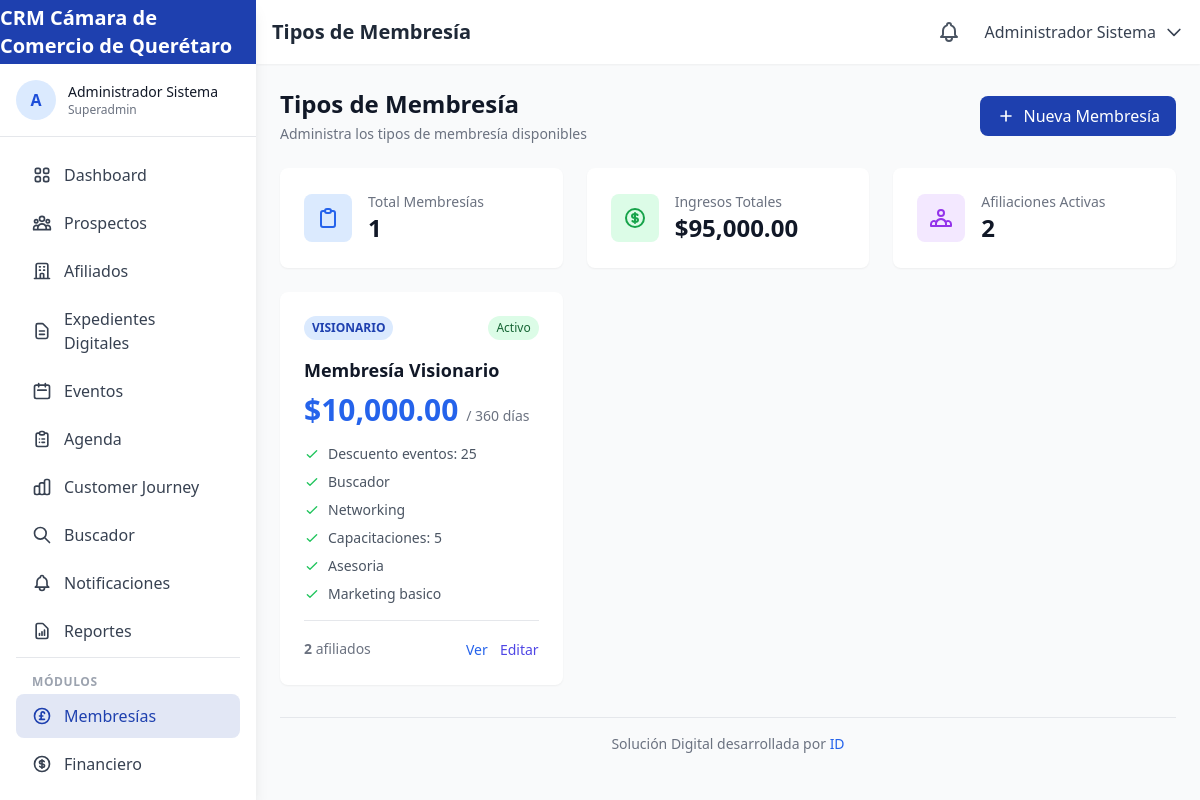
The page /membresias (signed in) on the database its author committed.
### tables this page shows
CREATE TABLE IF NOT EXISTS `membership_types` (
    `id` INT UNSIGNED AUTO_INCREMENT PRIMARY KEY,
    `name` VARCHAR(100) NOT NULL,
    `code` VARCHAR(20) NOT NULL UNIQUE,
    `price` DECIMAL(10,2) NOT NULL,
    `duration_days` INT DEFAULT 360,
    `benefits` JSON,
    `is_active` TINYINT(1) DEFAULT 1,
    `created_at` TIMESTAMP DEFAULT CURRENT_TIMESTAMP
);

### app/views/memberships/index.php (the view, shortened to what the rows shown need)
<div class="space-y-6">
    <div class="flex flex-col sm:flex-row sm:items-center sm:justify-between">
        <div>
            <h2 class="text-2xl font-bold text-gray-900">Tipos de Membresía</h2>
        </div>
    </div>
    <div class="grid grid-cols-1 md:grid-cols-2 lg:grid-cols-3 gap-6">
        <?php foreach ($memberships as $membership): ?>
        <div class="bg-white rounded-lg shadow-sm overflow-hidden">
            <div class="p-6 <?php echo $membership['is_active'] ? '' : 'opacity-50'; ?>">
                <div class="flex items-center justify-between mb-4">
                    <span class="px-2 py-1 text-xs font-semibold rounded-full bg-blue-100 text-blue-800">
                        <?php echo htmlspecialchars($membership['code']); ?>
                    </span>
                    <span class="px-2 py-1 text-xs rounded-full <?php echo $membership['is_active'] ? 'bg-green-100 text-green-800' : 'bg-red-100 text-red-800'; ?>">
                        <?php echo $membership['is_active'] ? 'Activo' : 'Inactivo'; ?>
                    </span>
                </div>
                <h3 class="text-lg font-semibold text-gray-900 mb-2">
                    <?php echo htmlspecialchars($membership['name']); ?>
                </h3>
                <p class="text-3xl font-bold text-blue-600 mb-4">
                    $<?php echo number_format($membership['price'], 2); ?>
                    <span class="text-sm font-normal text-gray-500">/ <?php echo $membership['duration_days']; ?> días</span>
                </p>
                <?php
                $benefits = json_decode($membership['benefits'] ?? '{}', true);
                if (!empty($benefits)):
                ?>
                <ul class="space-y-2 mb-4">
                    <?php foreach ($benefits as $key => $value): ?>
                    <li class="flex items-center text-sm text-gray-600">
                        <svg class="w-4 h-4 text-green-500 mr-2" fill="none" stroke="currentColor" viewBox="0 0 24 24">
                            <path stroke-linecap="round" stroke-linejoin="round" stroke-width="2" d="M5 13l4 4L19 7"/>
                        </svg>
                        <?php
                        $label = str_replace('_', ' ', ucfirst($key));
                        echo htmlspecialchars($label);
                        if ($value !== true && $value !== 1) {
                            echo ': ' . htmlspecialchars($value);
                        }
                        ?>
                    </li>
                    <?php endforeach; ?>
                </ul>
                <?php endif; ?>
                <div class="flex justify-between items-center pt-4 border-t">
                    <div class="text-sm text-gray-500">
                        <span class="font-semibold"><?php echo $membership['active_affiliations'] ?? 0; ?></span> afiliados
                    </div>
                    <div class="space-x-2">
                        <a href="<?php echo BASE_URL; ?>/membresias/<?php echo $membership['id']; ?>"
                           class="text-blue-600 hover:text-blue-800 text-sm">Ver</a>
                        <?php if (($_SESSION['user_role'] ?? '') === 'superadmin'): ?>
                        <a href="<?php echo BASE_URL; ?>/membresias/<?php echo $membership['id']; ?>/editar"
                           class="text-indigo-600 hover:text-indigo-800 text-sm">Editar</a>
                        <?php endif; ?>
                    </div>
                </div>
            </div>
        </div>
        <?php endforeach; ?>
    </div>
</div>

### rows shown on the page
membership_types: code "VISIONARIO", is_active "Activo", name "Membresía Visionario", price "10,000.00", duration_days "360", label "Descuento eventos", value "25", label "Buscador", label "Networking", label "Capacitaciones", value "5", label "Asesoria", label "Marketing basico", active_affiliations "2"

### other values the page prints
$siteName "CRM Cámara de Comercio de Querétaro"
mb_substr($_SESSION['user_name'] ?? 'U', 0, 1, 'UTF-8') "A"
$_SESSION['user_name'] "Administrador Sistema"
$_SESSION['user_role'] "Superadmin"
$pageTitle "Tipos de Membresía"
count($memberships) "1"
$totalRevenue "95,000.00"
array_sum(array_column($memberships, 'active_affiliations')) "2"
